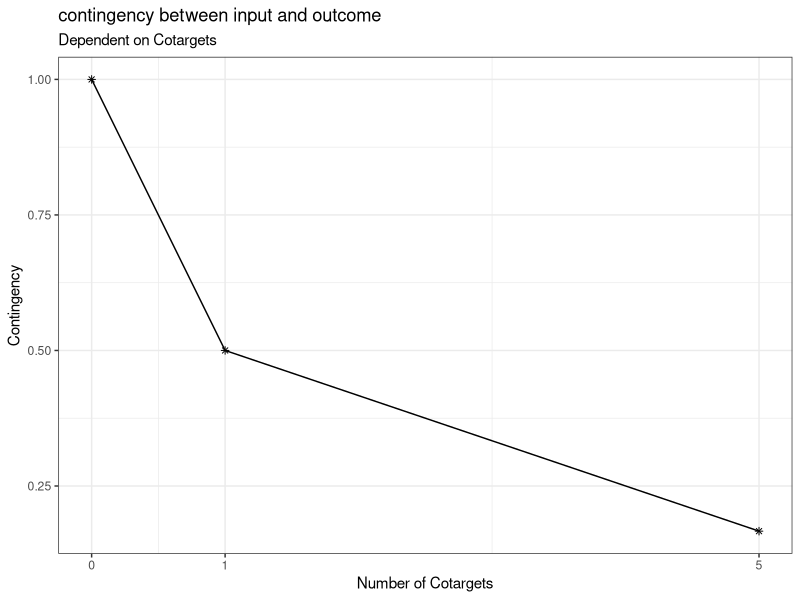
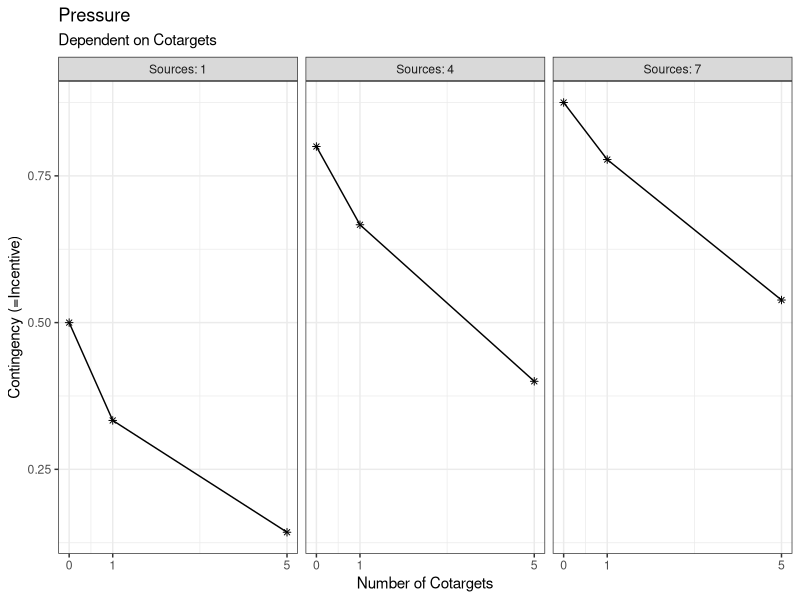
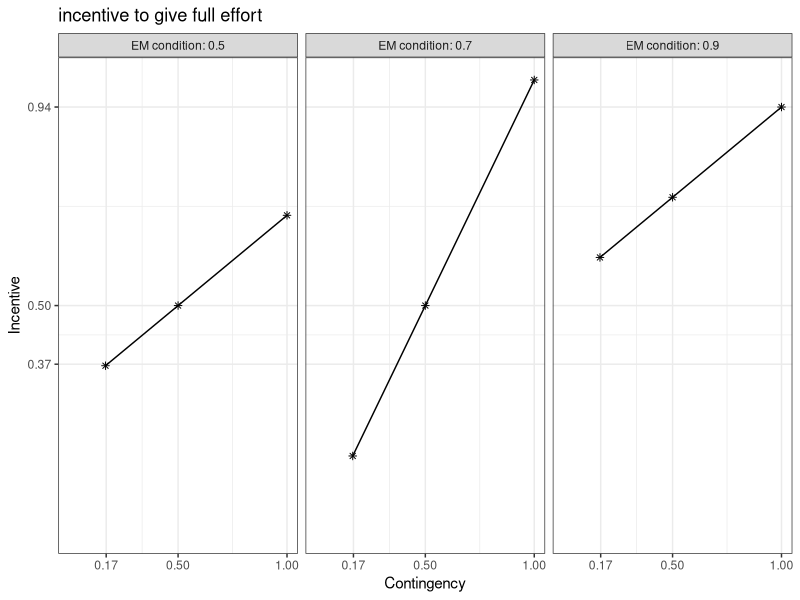
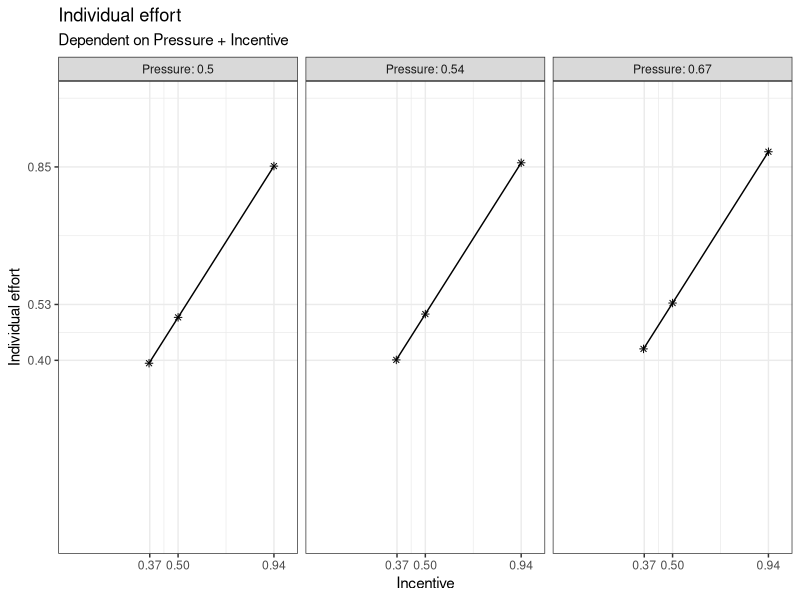
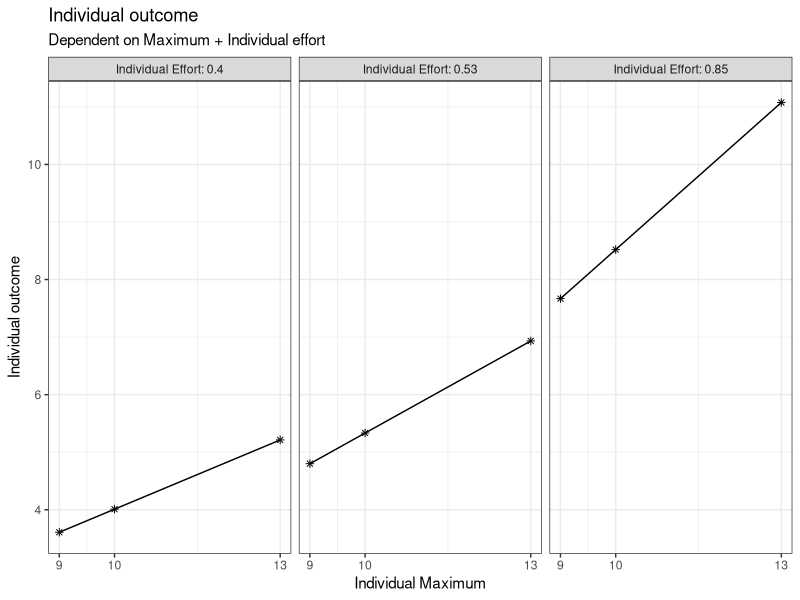
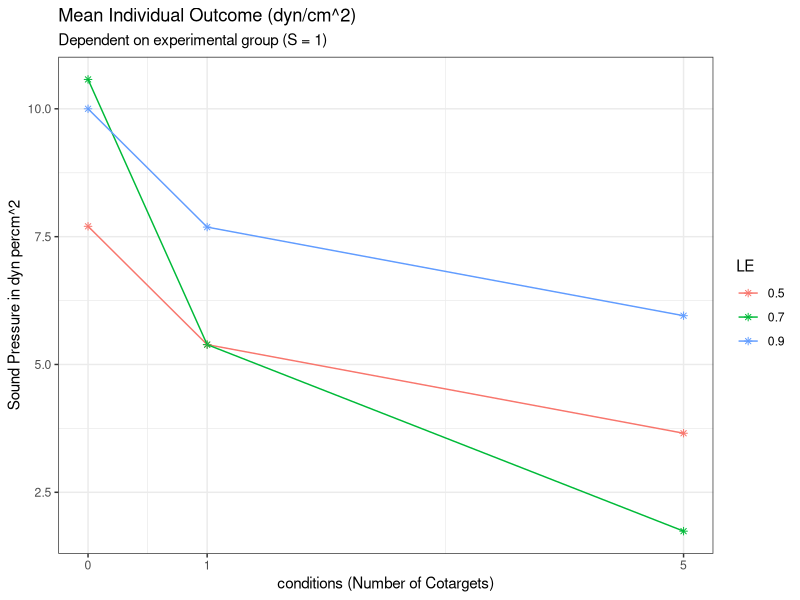

The R script that drew these images, in order:
###Creating of the base functions to compute the outcome of the simulation later on

# load the necessary libraries
library(ggplot2)
library(dplyr)
library(multcomp)

#' p1 Compute the contingency between input and outcome
#' 
#' @param CT number of people who are also viewed as targets of social pressure. Ranges from 0 to infinite (discrete)
#' 
#' @return (CON) contingency between input and outcome. Ranges from 0 to 1 (continuous)

get_CON <- function(CT) {
  n <- CT + 1
  CON <- 1/n
  return(CON)
}

# (example) check vectorized form:
CT <- c(0, 1, 5)
CON <- get_CON(CT)
CON

# (example) create data for CT 
plot_data_CON <- expand.grid(
  CT = c(0, 1, 5)
)

# (example) compute CON from the CT data
plot_data_CON$CON <- get_CON(
  CT = plot_data_CON$CT
)

# (example) plot a visual graph for the p1-function
ggplot(plot_data_CON, aes(x = CT, y = CON)) +
  geom_point(shape = 8) +
  labs(title = "contingency between input and outcome", subtitle = "Dependent on Cotargets", y = "Contingency", x = "Number of Cotargets") +
  scale_x_continuous(limits = c(0, 5), breaks = c(0, 1, 5)) +
  theme_bw() +
  geom_line()



#' p2 compute the social pressure on each given target member of the group
#' 
#' @param CT number of people who are also viewed as targets of social impact. Ranges from 0 to infinite (discrete)
#' @param S number of people viewed as source of social pressure. Ranges from 0 to infinite (discrete)
#' 
#' @return (P) social pressure. Ranges from 0 to 1 (continuous)

get_P <- function (CT, S) {
  P <- S/(S+CT+1)
  return(P)
}

# (example) check vectorized form:
CT <- c(0, 1, 5)
S <- c(1, 4, 7)
P <- get_P(CT, S)
P

# (example) create data for CT and S 
plot_data_P <- expand.grid(
  CT = c(0, 1, 5),
  S = c(1, 4, 7)
)

# (example) compute pressure from CT and S
plot_data_P$P <- get_P(
  CT = plot_data_P$CT,
  S = plot_data_P$S
)

# (example) create an extra column for the plotting
plot_data_P$S_label <- paste("Sources:", plot_data_P$S)

# (example) plot a visual graph for the p2-function
ggplot(plot_data_P, aes(x = CT, y = P)) +
  geom_point(shape = 8) +
  facet_wrap(~plot_data_P$S_label) +
  labs(title = "Pressure", subtitle = "Dependent on Cotargets", y = "Contingency (=Incentive)", x = "Number of Cotargets") +
  scale_x_continuous(limits = c(0, 5), breaks = c(0, 1, 5)) +
  theme_bw() +
  geom_line()



#' t1 compute the incentive to give full effort
#' 
#' @param CON number of people who are also viewed as targets of social impact. Ranges from 0 to infinite (discrete)
#' 
#' @return (INC) incentive to give full effort. Ranges from 0 to 1 (continuous)

#define the social loafing replication condition
LE_SLR <- 0.7

get_INC <- function(CON, LE) {
  alpha <- ifelse(LE == LE_SLR, 0, 0.6)  # SLR: no Matching, Low/High: Matching
  INC <- CON + alpha * (LE - CON)
  INC[INC < 0] <- 0
  INC[INC > 1] <- 1
  return(INC)
}

# (example) check vectorized form:
LE <- c(0.9, 0.7, 0.5)
INC <- get_INC(CON, LE)
INC

# (example) create data for CT 
plot_data_INC <- expand.grid(
  CON = CON,
  LE = LE
)

# (example) compute the incentive from CT and LE 
plot_data_INC$INC <- get_INC(
  CON = plot_data_INC$CON,
  LE = plot_data_INC$LE
)

# (example) create an extra column for the plotting
plot_data_INC$LE_label <- paste("EM condition:", plot_data_INC$LE)

# (example) plot a visual graph for the t1-function
ggplot(plot_data_INC, aes(x = CON, y = INC)) +
  geom_point(shape = 8) +
  facet_wrap(~plot_data_INC$LE_label) +
  labs(title = "incentive to give full effort", y = "Incentive", x = "Contingency") +
  scale_x_continuous(limits = c(0, 1), breaks = c(round(CON, digits = 2))) +
  scale_y_continuous(limits = c(0, 1), breaks = c(round(INC, digits = 2))) +
  theme_bw() +
  geom_line()


#' p3 compute the individual effort 
#' 
#' @param INC incentive to give full effort. Ranges from 0 to 1 (continuous)
#' @param P social pressure. Ranges from 0 to 1 (continuous)
#' 
#' @return (IE) individual effort. Ranges from 0 to 1 (continuous)

get_IE <- function(INC, P) {
  IE <- 0.8 * INC + 0.2 * P
  return(IE)
}

# (example) check vectorized form:
IE <- get_IE(INC, P)
IE


# (example) create data for INC and P
plot_data_IE <- expand.grid(
  INC = INC,
  P = P
)

# (example) compute the individual effort from INC and P
plot_data_IE$IE <- get_IE(
  INC = plot_data_IE$INC,
  P = plot_data_IE$P
)

# (example) create an extra column for the plotting
plot_data_IE$P_label <- paste("Pressure:", round(plot_data_IE$P, digits = 2))

# (example) plot a visual graph for the p1-function
ggplot(plot_data_IE, aes(x = INC, y = IE)) +
  geom_point(shape = 8) +
  facet_wrap(~plot_data_IE$P_label) +
  labs(title = "Individual effort", subtitle = "Dependent on Pressure + Incentive", y = "Individual effort", x = "Incentive") +
  scale_x_continuous(limits = c(0, 1), breaks = c(round(INC, digits = 2))) +
  scale_y_continuous(limits = c(0, 1), breaks = c(round(IE, digits = 2))) +
  theme_bw() +
  geom_line()



#' Superfunction - compute the individual effort with some noise (through all the previous functions)
#' 
#' @param CT number of people who are also viewed as targets of social pressure. Ranges from 0 to infinite (discrete)
#' @param S number of people viewed as source of social pressure. Ranges from 0 to infinite (discrete)
#' 
#' @return (IE) individual effort. Ranges from 0 to 1 (continuous)

get_super_IE <- function(CT, S, LE) {
  CON <- get_CON(CT) 
  P <- get_P(CT, S)
  INC <- get_INC(CON, LE)
  IE <- get_IE(INC, P)
  IE <- IE + rnorm(1, mean = 0, sd = 0.3)
  IE[IE > 1] <- 1
  IE[IE < 0] <- 0
  return(IE)
}


#' t2-function (manifest) - compute the individual outcome
#' 
#' @param MC maximum capacity to scream. Ranges from 0 to 15 (continuous)
#' @param IE individual effort Ranges from 0 to 1 (continuous)
#' 
#' @return (IO) individual outcome. Ranges from 0 to inf. (continuous)

get_IO <- function(MC, IE) {
  IO <- MC * IE   
  return (IO)
}

# (example) check vectorized form:
MC <- c(9, 10, 13)
IO <- get_IE(MC, IE)
IO

# (example) create data for MC and IE
plot_data_IO <- expand.grid(
  MC = c(9, 10, 13),
  IE = IE
)

# (example) compute the individual effort from MC and IE
plot_data_IO$IO <- get_IO(
  MC = plot_data_IO$MC,
  IE = plot_data_IO$IE
)

# (example) create an extra column for the plotting
plot_data_IO$IE_label <- paste("Individual Effort:", round(plot_data_IO$IE, digits = 2))

# (example) plot a visual graph for the p1-function
ggplot(plot_data_IO, aes(x = MC, y = IO)) +
  geom_point(shape = 8) +
  facet_wrap(~plot_data_IO$IE_label) +
  labs(title = "Individual outcome", subtitle = "Dependent on Maximum + Individual effort", y = "Individual outcome", x = "Individual Maximum") +
  scale_x_continuous(limits = c(min(MC), max(MC)), breaks = c(round(MC, digits = 2))) +
  scale_y_continuous(limits = c(min(plot_data_IO$IO), max(plot_data_IO$IO)), breaks = pretty(plot_data_IO$IO)) +
  theme_bw() +
  geom_line()


#' Superfunction - compute the individual outcome  (through all the previous functions)
#' 
#' @param CT number of people who are also viewed as targets of social pressure. Ranges from 0 to infinite (discrete)
#' @param S number of people viewed as source of social pressure. Ranges from 0 to infinite (discrete)
#' @param MC maximum capacity to scream. Ranges from 0 to 15 (continuous)
#' 
#' @return (IO) individual outcome. Ranges from 0 to inf (continuous)

get_super_IO <- function(CT, S, MC, LE){
  IO <- get_super_IE(CT, S, LE) * MC 
  return (IO)
}

### Final Simulation

## Replicate the original Study of Latané et al. 

# Simulate virtual experiments from the model.
# ---------------------------------------------------------------------------
# We assume that the model is the true data generating model.
# As it is a deterministic (IS IT???) model, any virtual participant
# will have on average the same individual effort based on 
# the number of Cotargets (CT) and Sources of Social Pressure (S)
# (note: more input Data is generated for we have LE as an predictor aswell, but this is only needed later on when we replicate Harkin's research)


# Variability comes into the experiment by:
# (a) Different trait values for the maximum noise each person can produce
# (b) Randomness from the noise we compute in the superfuncion - due to e.g. 
#     faitque, personality, mental state etc.  during the experiment

# You can run the script repeatedly to simulate new replication studies,
# and observe the variability in outcomes due to sampling variability.

set.seed(324)

# set sample size of participants (we assume a within-person design)
# derived  from experiment 2 - the pseudo-groups (Latané et al.)
n <- 36

# experimental design: Latané et al. (1979)
# create data for CT and S

df <- expand.grid(
  id = 1:n, 
  CT = c(0, 1, 5),
  S = c(1),
  LE = c(0.9, 0.7, 0.5) # HE, SLR, LE
)

# determine the variables for a simulation of the exogenous variables
phi <- 5
alpha <- 0.922*phi
beta <- (1-0.922)*phi

scale_factor <- 12.29 / 0.922

# interindividual variability in exogenous variable ("maximum capacity")
max_per_person <- data.frame(
  id = 1:n,
  maximum = scale_factor * rbeta(n, alpha, beta)
)

mean(max_per_person$maximum)

# merge into df
df <- merge(df, max_per_person, by = "id")

# compute the psychological outcome variable (IE)
df$IE <- get_super_IE(
  CT = df$CT,
  S = df$S, 
  LE = df$LE
)

# compute the manifest outcome variable (IO)
df$IO <- get_super_IO(
  CT = df$CT,
  S = df$S,
  MC = df$maximum, 
  LE = df$LE
)

# look at the simulated data 
# View(df)

#compute the means of IO for each experimental group
data_final <- df %>%
  group_by(CT, LE) %>%
  summarise(means = mean(IO), .groups = "drop")


plot_final <- ggplot(data_final, aes(x = CT, y = means, color = factor(LE))) +
  geom_point(shape = 8) +
  labs(
    title = "Mean Individual Outcome (dyn/cm^2)", 
    subtitle = "Dependent on experimental group (S = 1)", 
    y = "Sound Pressure in dyn percm^2", 
    x = "conditions (Number of Cotargets)",
    color = "LE"
  ) +
  scale_x_continuous(limits = c(0, 5), breaks = c(0, 1, 5)) +
  theme_bw() +
  geom_line()
plot_final

## Variance analysis for the replication of Latanße (1979)
# we have to set the LE condition to 0.7, cause Effort Matching wasn't integrated in this paper
df_Latane <- subset(df, LE == 0.7)

df_Latane$CT_factor <- factor(df_Latane$CT,
                       levels = c(0,1,5),
                       labels = c("CT0","CT1","CT5"))

fit_aov <- aov(IO ~ CT_factor, data = df_Latane)

hyp1 <- "CT1 - CT5 <= 0"
hyp2 <- "CT0 - CT1 <= 0"
hyps <- c(hyp1, hyp2)

kontraste <- mcp(CT_factor = hyps)

fit <- glht(fit_aov, linfct = kontraste)

confint(fit, level = 0.95, calpha = univariate_calpha())
summary(fit, test = univariate())


##statistical Analysis for the replication of the Harkin Findings - comparison between groups of 1 and 2 persons, computated for every condition of LE alone

# We use the same model as for the analysis of Latané et al, but now we're taking a closer look on the LE conditions and their effets
# now we use all three conditions: the Number of Cotargets (CT), the Effort Matching condition 
# (which transforms into LE) and the sources of social impact (this is still fixed to 1, cause it wasn't varied in this research either)

# we replicate the table 1 of the Analysis and test, if the 3 pairs of conditions (Alone vs. Pair, for each of the three LE conditions)
# create significant p-values


# prepare the data for the Harkings ANOVA

df_harkins <- subset(df, CT %in% c(0, 1))

#define the CT-factor
df_harkins$CT_factor <- factor(df_harkins$CT,
                               levels = c(0, 1),
                               labels = c("Alone", "Pair"))

#define the LE-factor
df_harkins$LE_factor <- factor(df_harkins$LE,
                               levels = c(0.5, 0.7, 0.9),
                               labels = c("Low", "SLR", "High"))

fit_harkins <- aov(IO ~ CT_factor * LE_factor, data = df_harkins)
summary(fit_harkins)
